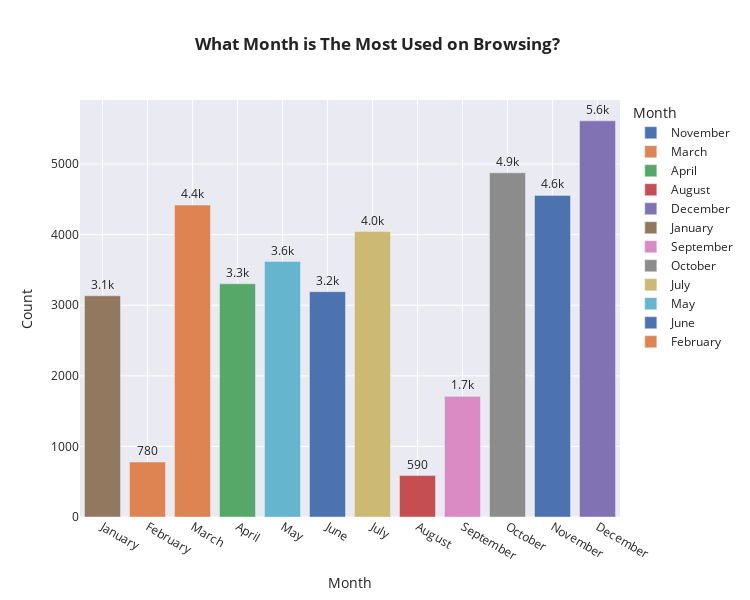

The notebook cell saved with this chart:
### Code cell
#what month is the most used on browsing?
df_month_count = browser_history['month'].value_counts(sort=False)

fig = px.bar(df_month_count, x=df_month_count.index,y=df_month_count.values,
        color=df_month_count.index, labels= {'index':'Month', 'y' : 'Count'},
        template='seaborn',title='<b> What Month is The Most Used on Browsing?',width=750, height=600, 
        text_auto='.2s')

fig.update_traces(textposition='outside')
fig.update_layout(xaxis={'categoryarray':['January', 'February', 'March', 'April', 'May', 'June', 'July', 'August', 'September', 'October', 'November', 'December']})


fig.show()

### Figure 1 — Plotly figure (JSON) as saved in the notebook; plotly's stock layout.template omitted (floating-point values rounded to 4 significant figures)
{"data": [{"alignmentgroup": "True", "hovertemplate": "Month=%{x}<br>Count=%{y}<extra></extra>", "legendgroup": "November", "marker": {"color": "rgb(76,114,176)", "pattern": {"shape": ""}}, "name": "November", "offsetgroup": "November", "orientation": "v", "showlegend": true, "textposition": "outside", "texttemplate": "%{y:.2s}", "type": "bar", "x": ["November"], "xaxis": "x", "y": [4556], "yaxis": "y"}, {"alignmentgroup": "True", "hovertemplate": "Month=%{x}<br>Count=%{y}<extra></extra>", "legendgroup": "March", "marker": {"color": "rgb(221,132,82)", "pattern": {"shape": ""}}, "name": "March", "offsetgroup": "March", "orientation": "v", "showlegend": true, "textposition": "outside", "texttemplate": "%{y:.2s}", "type": "bar", "x": ["March"], "xaxis": "x", "y": [4419], "yaxis": "y"}, {"alignmentgroup": "True", "hovertemplate": "Month=%{x}<br>Count=%{y}<extra></extra>", "legendgroup": "April", "marker": {"color": "rgb(85,168,104)", "pattern": {"shape": ""}}, "name": "April", "offsetgroup": "April", "orientation": "v", "showlegend": true, "textposition": "outside", "texttemplate": "%{y:.2s}", "type": "bar", "x": ["April"], "xaxis": "x", "y": [3304], "yaxis": "y"}, {"alignmentgroup": "True", "hovertemplate": "Month=%{x}<br>Count=%{y}<extra></extra>", "legendgroup": "August", "marker": {"color": "rgb(196,78,82)", "pattern": {"shape": ""}}, "name": "August", "offsetgroup": "August", "orientation": "v", "showlegend": true, "textposition": "outside", "texttemplate": "%{y:.2s}", "type": "bar", "x": ["August"], "xaxis": "x", "y": [587], "yaxis": "y"}, {"alignmentgroup": "True", "hovertemplate": "Month=%{x}<br>Count=%{y}<extra></extra>", "legendgroup": "December", "marker": {"color": "rgb(129,114,179)", "pattern": {"shape": ""}}, "name": "December", "offsetgroup": "December", "orientation": "v", "showlegend": true, "textposition": "outside", "texttemplate": "%{y:.2s}", "type": "bar", "x": ["December"], "xaxis": "x", "y": [5612], "yaxis": "y"}, {"alignmentgroup": "True", "hovertemplate": "Month=%{x}<br>Count=%{y}<extra></extra>", "legendgroup": "January", "marker": {"color": "rgb(147,120,96)", "pattern": {"shape": ""}}, "name": "January", "offsetgroup": "January", "orientation": "v", "showlegend": true, "textposition": "outside", "texttemplate": "%{y:.2s}", "type": "bar", "x": ["January"], "xaxis": "x", "y": [3134], "yaxis": "y"}, {"alignmentgroup": "True", "hovertemplate": "Month=%{x}<br>Count=%{y}<extra></extra>", "legendgroup": "September", "marker": {"color": "rgb(218,139,195)", "pattern": {"shape": ""}}, "name": "September", "offsetgroup": "September", "orientation": "v", "showlegend": true, "textposition": "outside", "texttemplate": "%{y:.2s}", "type": "bar", "x": ["September"], "xaxis": "x", "y": [1709], "yaxis": "y"}, {"alignmentgroup": "True", "hovertemplate": "Month=%{x}<br>Count=%{y}<extra></extra>", "legendgroup": "October", "marker": {"color": "rgb(140,140,140)", "pattern": {"shape": ""}}, "name": "October", "offsetgroup": "October", "orientation": "v", "showlegend": true, "textposition": "outside", "texttemplate": "%{y:.2s}", "type": "bar", "x": ["October"], "xaxis": "x", "y": [4876], "yaxis": "y"}, {"alignmentgroup": "True", "hovertemplate": "Month=%{x}<br>Count=%{y}<extra></extra>", "legendgroup": "July", "marker": {"color": "rgb(204,185,116)", "pattern": {"shape": ""}}, "name": "July", "offsetgroup": "July", "orientation": "v", "showlegend": true, "textposition": "outside", "texttemplate": "%{y:.2s}", "type": "bar", "x": ["July"], "xaxis": "x", "y": [4044], "yaxis": "y"}, {"alignmentgroup": "True", "hovertemplate": "Month=%{x}<br>Count=%{y}<extra></extra>", "legendgroup": "May", "marker": {"color": "rgb(100,181,205)", "pattern": {"shape": ""}}, "name": "May", "offsetgroup": "May", "orientation": "v", "showlegend": true, "textposition": "outside", "texttemplate": "%{y:.2s}", "type": "bar", "x": ["May"], "xaxis": "x", "y": [3619], "yaxis": "y"}, {"alignmentgroup": "True", "hovertemplate": "Month=%{x}<br>Count=%{y}<extra></extra>", "legendgroup": "June", "marker": {"color": "rgb(76,114,176)", "pattern": {"shape": ""}}, "name": "June", "offsetgroup": "June", "orientation": "v", "showlegend": true, "textposition": "outside", "texttemplate": "%{y:.2s}", "type": "bar", "x": ["June"], "xaxis": "x", "y": [3192], "yaxis": "y"}, {"alignmentgroup": "True", "hovertemplate": "Month=%{x}<br>Count=%{y}<extra></extra>", "legendgroup": "February", "marker": {"color": "rgb(221,132,82)", "pattern": {"shape": ""}}, "name": "February", "offsetgroup": "February", "orientation": "v", "showlegend": true, "textposition": "outside", "texttemplate": "%{y:.2s}", "type": "bar", "x": ["February"], "xaxis": "x", "y": [779], "yaxis": "y"}], "layout": {"barmode": "relative", "height": 600, "legend": {"title": {"text": "Month"}, "tracegroupgap": 0}, "title": {"text": "<b> What Month is The Most Used on Browsing?"}, "width": 750, "xaxis": {"anchor": "y", "categoryarray": ["January", "February", "March", "April", "May", "June", "July", "August", "September", "October", "November", "December"], "categoryorder": "array", "domain": [0, 1], "title": {"text": "Month"}}, "yaxis": {"anchor": "x", "domain": [0, 1], "title": {"text": "Count"}}}}
